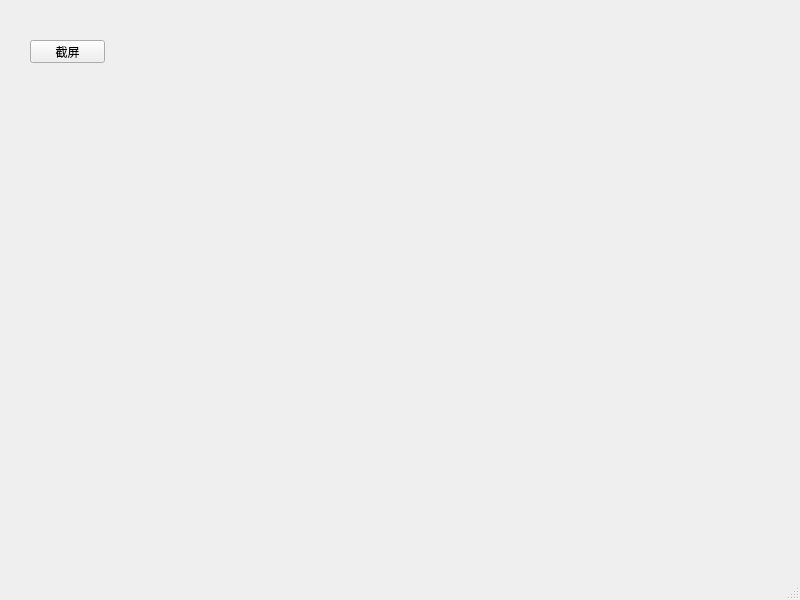
<?xml version="1.0" encoding="UTF-8"?>
<ui version="4.0">
 <class>MainWindow</class>
 <widget class="QMainWindow" name="MainWindow">
  <property name="geometry">
   <rect>
    <x>0</x>
    <y>0</y>
    <width>800</width>
    <height>600</height>
   </rect>
  </property>
  <property name="windowTitle">
   <string>MainWindow</string>
  </property>
  <widget class="QWidget" name="centralwidget">
   <widget class="QPushButton" name="screenShotBtn">
    <property name="geometry">
     <rect>
      <x>30</x>
      <y>40</y>
      <width>75</width>
      <height>23</height>
     </rect>
    </property>
    <property name="text">
     <string>截屏</string>
    </property>
   </widget>
  </widget>
  <widget class="QMenuBar" name="menubar">
   <property name="geometry">
    <rect>
     <x>0</x>
     <y>0</y>
     <width>800</width>
     <height>23</height>
    </rect>
   </property>
  </widget>
  <widget class="QStatusBar" name="statusbar"/>
 </widget>
 <resources/>
 <connections/>
</ui>
